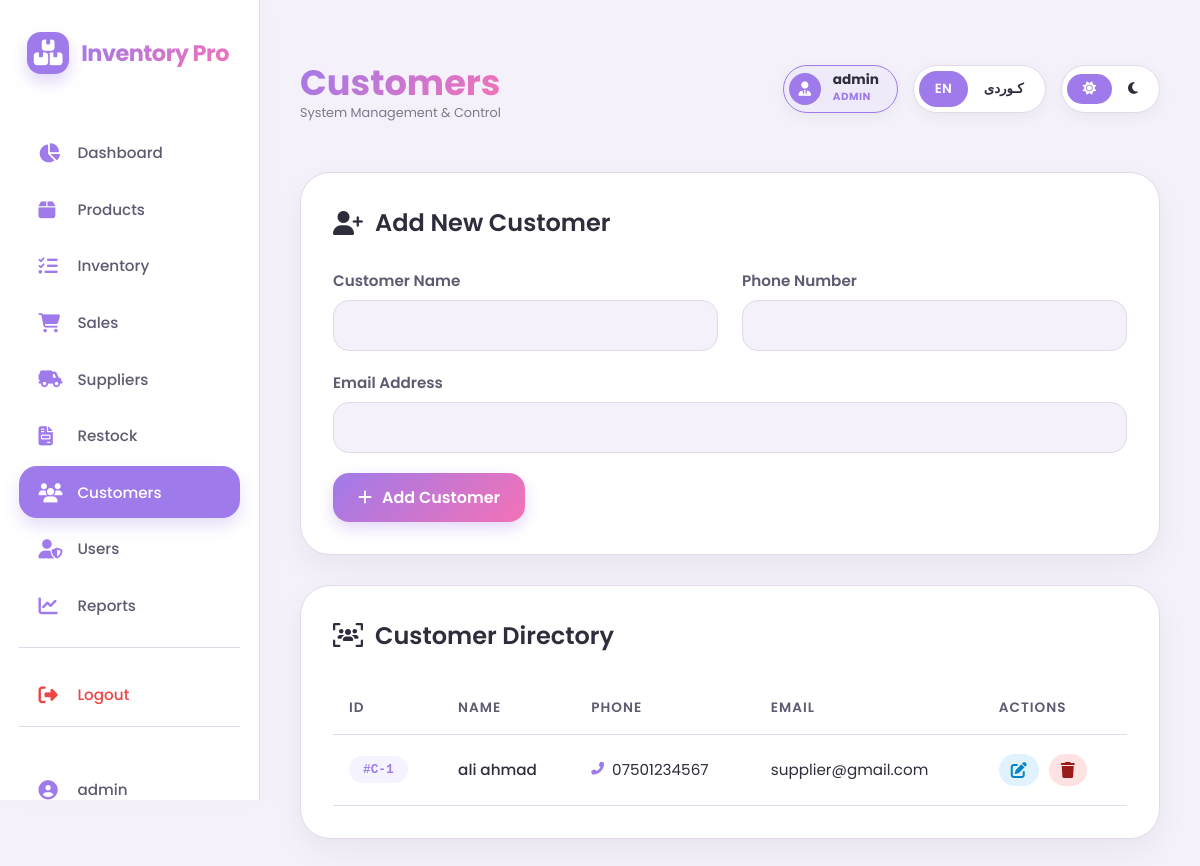
Page /customers.php (signed in) on the committed database.
### tables this page shows
CREATE TABLE `customer` (
  `CustomerID` int(11) NOT NULL,
  `Name` varchar(100) NOT NULL,
  `Phone` varchar(20) DEFAULT NULL,
  `Email` varchar(100) DEFAULT NULL
);

### customers.php (the view, shortened to what this page needs)
<?php
require_once 'db_connect.php';
$edit_customer = null;
$stmt = $pdo->query("SELECT * FROM Customer ORDER BY CustomerID DESC");
$customers = $stmt->fetchAll();
?>
<?php
include 'includes/header.php';
?>
<div class="card">
    <div class="card-header">
        <h2>
            <i class="fas fa-user-plus"></i>
            <span data-lang-en><?php echo $edit_customer ? 'Edit Customer' : 'Add New Customer'; ?></span>
        </h2>
    </div>
    <form method="POST" action="customers.php">
        <div style="display: grid; grid-template-columns: repeat(auto-fit, minmax(280px, 1fr)); gap: 1.5rem;">
            <div class="form-group">
                <label for="name">
                    <span data-lang-en>Customer Name</span>
                </label>
                <input type="text" id="name" name="name" value="<?php echo $edit_customer ? htmlspecialchars($edit_customer['Name']) : ''; ?>" required>
            </div>
            <div class="form-group">
                <label for="phone">
                    <span data-lang-en>Phone Number</span>
                </label>
                <input type="text" id="phone" name="phone" value="<?php echo $edit_customer ? htmlspecialchars($edit_customer['Phone']) : ''; ?>">
            </div>
        </div>
        <div class="form-group">
            <label for="email">
                <span data-lang-en>Email Address</span>
            </label>
            <input type="email" id="email" name="email" value="<?php echo $edit_customer ? htmlspecialchars($edit_customer['Email']) : ''; ?>">
        </div>
        <div style="display: flex; gap: 1rem; margin-top: 1rem;">
            <?php if ($edit_customer): ?>
                <button type="submit" name="update_customer" class="btn btn-primary">
                    <i class="fas fa-save"></i>
                    <span data-lang-en>Update Customer</span>
                    <span data-lang-ckb>نوێکردنەوە</span>
                </button>
                <a href="customers.php" class="btn btn-danger">
                    <i class="fas fa-times"></i>
                    <span data-lang-en>Cancel</span>
                    <span data-lang-ckb>پاشگەزبوونەوە</span>
                </a>
            <?php else: ?>
                <button type="submit" name="add_customer" class="btn btn-primary">
                    <i class="fas fa-plus"></i>
                    <span data-lang-en>Add Customer</span>
                </button>
            <?php endif; ?>
        </div>
    </form>
</div>
<div class="card">
    <div class="card-header">
        <h2>
            <i class="fas fa-users-viewfinder"></i>
            <span data-lang-en>Customer Directory</span>
        </h2>
    </div>
    <div class="table-container">
        <table>
            <thead>
                <tr>
                    <th>ID</th>
                    <th><span data-lang-en>Name</span><span data-lang-ckb>ناو</span></th>
                    <th><span data-lang-en>Phone</span><span data-lang-ckb>تەلەفۆن</span></th>
                    <th><span data-lang-en>Email</span><span data-lang-ckb>ئیمەیڵ</span></th>
                    <th><span data-lang-en>Actions</span><span data-lang-ckb>کردارەکان</span></th>
                </tr>
            </thead>
            <tbody>
                <?php foreach ($customers as $customer): ?>
                <tr>
                    <td><span class="badge" style="background: var(--icon-bg); color: var(--accent-purple); font-family: monospace;">#C-<?php echo htmlspecialchars($customer['CustomerID']); ?></span></td>
                    <td style="font-weight: 500;"><?php echo htmlspecialchars($customer['Name']); ?></td>
                    <td><a href="tel:<?php echo htmlspecialchars($customer['Phone']); ?>" style="text-decoration: none; color: inherit; display: flex; align-items: center; gap: 8px;">
                        <i class="fas fa-phone-alt" style="font-size: 0.8rem; color: var(--accent-purple);"></i>
                        <?php echo htmlspecialchars($customer['Phone']); ?>
                    </a></td>
                    <td><?php echo htmlspecialchars($customer['Email']); ?></td>
                    <td>
                        <div style="display: flex; gap: 10px;">
                            <a href="customers.php?edit_id=<?php echo $customer['CustomerID']; ?>" class="btn" style="padding: 8px 12px; background: #e0f2fe; color: #0284c7;">
                                <i class="fas fa-edit"></i>
                            </a>
                            <form method="POST" action="customers.php" onsubmit="return confirm('Are you sure?');" style="margin:0;">
                                <button type="submit" name="delete_customer" class="btn" style="padding: 8px 12px; background: #fee2e2; color: #991b1b;">
                                    <i class="fas fa-trash"></i>
                                </button>
                            </form>
                        </div>
                    </td>
                </tr>
                <?php endforeach; ?>
            </tbody>
        </table>
    </div>
</div>
<?php include 'includes/footer.php'; ?>

### assets/css/style.css (style rules this page uses)
:root { --transition: background-color 0.3s ease, color 0.2s ease, border-color 0.2s, transform 0.2s ease; }
:root[data-theme="light"] { --bg-primary: #f4f1fa; --bg-card: #ffffff; --bg-sidebar: #ffffff; --text-primary: #2d2d3c; --text-secondary: #5e5b70; --border-light: #e3d9e9; --accent-purple: #9f7aea; --accent-amber: #fbbf24; --accent-pink: #f472b6; --shadow: 0 12px 30px rgba(0, 0, 0, 0.05); --icon-bg: #f5f3ff; --hover-bg: #f1e4f0; --table-row: #faf7fd; --badge-stock: #d1fae5; --badge-low: #fee2e2; --text-badge-stock: #065f46; --text-badge-low: #991b1b; }
* { margin: 0; padding: 0; box-sizing: border-box; font-family: 'Poppins', 'Segoe UI', Tahoma, Geneva, Verdana, sans-serif; transition: var(--transition); }
body { background-color: var(--bg-primary); color: var(--text-primary); min-height: 100vh; display: flex; font-size: 0.95rem; overflow-x: hidden; }
:root[data-theme="light"] { --bg-rgb: 244, 241, 250; }
.card { background: var(--bg-card); border-radius: 30px; padding: 2rem; box-shadow: var(--shadow); border: 1px solid var(--border-light); margin-bottom: 30px; }
.card-header { display: flex; justify-content: space-between; align-items: center; margin-bottom: 1.8rem; }
.card-header h2 { font-size: 1.5rem; font-weight: 600; display: flex; align-items: center; gap: 12px; }
.form-group { margin-bottom: 20px; }
.form-group label { display: block; margin-bottom: 8px; font-weight: 600; color: var(--text-secondary); }
.form-group input, .form-group select, .form-group textarea { width: 100%; padding: 12px 18px; border: 1px solid var(--border-light); border-radius: 16px; background-color: var(--bg-primary); color: var(--text-primary); font-size: 1rem; outline: none; }
.btn { padding: 12px 25px; border-radius: 16px; font-weight: 600; cursor: pointer; border: none; font-size: 1rem; display: inline-flex; align-items: center; gap: 10px; text-decoration: none; }
.btn-primary { background: linear-gradient(135deg, var(--accent-purple), var(--accent-pink)); color: white; box-shadow: 0 6px 15px rgba(159, 122, 234, 0.3); }
.table-container { overflow-x: auto; }
table { width: 100%; border-collapse: collapse; }
th { text-align: inherit; padding: 1rem; color: var(--text-secondary); font-weight: 600; font-size: 0.85rem; text-transform: uppercase; letter-spacing: 1px; border-bottom: 1px solid var(--border-light); }
td { padding: 1.2rem 1rem; border-bottom: 1px solid var(--border-light); }
.badge { padding: 6px 14px; border-radius: 30px; font-size: 0.8rem; font-weight: 600; display: inline-block; }
[data-lang-en], [data-lang-ckb] { display: none; }
body:not(.ku) [data-lang-en] { display: inline; }

### rows in the picture
customer: CustomerID "1", Name "ali ahmad", Phone "07501234567", Email "supplier@gmail.com"

### other values in the picture
$_SESSION['username'] "admin"
$page_title_en "Customers"
$_SESSION['role'] "ADMIN"
